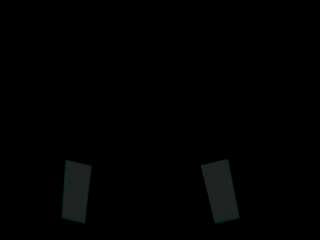
#> input picture frame 36 of target_samples/field_static.avi, 320 x 240 px
$ python FalconAlgorithim.py
#> lines starting #> are read from the running program, lines starting #| are printed output that depends on the picture; after the words box and inside, x2 and y2 are one past the last pixel; in counts of white or black regions, pixels touching at a corner belong together
import numpy as np
import cv2
import FalconEyeMap

# Creates a capture from the specified camera or file
cap = cv2.VideoCapture('field_static.avi')
distance = 0

while 1:
    _, frame = cap.read()
#> frame is the input picture: shape (240, 320, 3); mean B, G, R 1.4, 1.4, 1.2

    # Converts frame to grayscale, then to a binary image
    grayscale = cv2.cvtColor(frame, cv2.COLOR_BGR2GRAY)
    _, thresh = cv2.threshold(grayscale, FalconEyeMap.LOWER_BRIGHTNESS, FalconEyeMap.UPPER_BRIGHTNESS, 0)
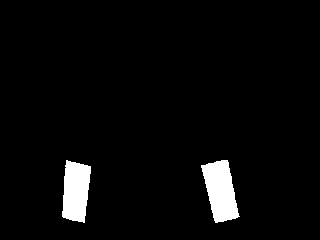
#> thresh: shape (240, 320); values 0 (black) and 40 (white), 3.9% white; 2 white regions

    rows = thresh.shape[0]
#> rows = 240
    cols = thresh.shape[1]
#> cols = 320

    # Finds the contours of everything within the brightness threshold
    contours, hierarchy = cv2.findContours(thresh, cv2.RETR_TREE, cv2.CHAIN_APPROX_SIMPLE)
#> contours = 2 contours; box (x1, y1, x2, y2) and area: (201, 160, 240, 223) 1486, (62, 160, 91, 223) 1332

    # First check: ensures there are at least two contours
    contoursLen = len(contours)
#> contoursLen = 2
    i = 0

    if len(contours) >= 2:
        while i < contoursLen:
            currContour = contours[i]
            # Filters out contours with small areas
            if cv2.contourArea(currContour) < FalconEyeMap.CONTOUR_SIZE_THRESHOLD:
                del contours[i]
                i-=1
                contoursLen-=1
            i+=1
#> this loop made 2 passes
#> i on passes 1 to 2: 1, 2
#> after the loop, contoursLen = 2; i = 2
        # Sorts contours by area, from largest to smallest
        contours = sorted(contours, key=lambda x: cv2.contourArea(x), reverse=True)
        for contour in contours:
            rect = cv2.minAreaRect(contour)
            aspectRatio = rect[1][0] / rect[1][1]
            # Filters out contours with different aspect ratios than the vision targets
            # Also determines whether the contour is a right or left vision target
            if aspectRatio > (FalconEyeMap.TARGET_ASPECT_RATIO_RIGHT - FalconEyeMap.TARGET_ASPECT_RATIO_RIGHT*FalconEyeMap.TARGET_ASPECT_RATIO_PERCENTAGE) and aspectRatio < (FalconEyeMap.TARGET_ASPECT_RATIO_RIGHT + FalconEyeMap.TARGET_ASPECT_RATIO_RIGHT*FalconEyeMap.TARGET_ASPECT_RATIO_PERCENTAGE):
                None
                # [29 lines of commented-out code are left out]
            elif aspectRatio > (FalconEyeMap.TARGET_ASPECT_RATIO_LEFT - FalconEyeMap.TARGET_ASPECT_RATIO_LEFT*FalconEyeMap.TARGET_ASPECT_RATIO_PERCENTAGE) and aspectRatio < (FalconEyeMap.TARGET_ASPECT_RATIO_LEFT + FalconEyeMap.TARGET_ASPECT_RATIO_LEFT*FalconEyeMap.TARGET_ASPECT_RATIO_PERCENTAGE):
                angle = rect[2]
                # Confirms contour is a left vision target
                if angle > (FalconEyeMap.TARGET_ANGLE_DEGREES_LEFT + FalconEyeMap.TARGET_ANGLE_DEGREES_LEFT*FalconEyeMap.TARGET_ANGLE_PERCENTAGE) and angle < (FalconEyeMap.TARGET_ANGLE_DEGREES_LEFT - FalconEyeMap.TARGET_ANGLE_DEGREES_LEFT*FalconEyeMap.TARGET_ANGLE_PERCENTAGE):
                    cx = rect[0][0]
                    cy = rect[0][1]
                    contourWidth = rect[1][1]
                    contourHeight = rect[1][0]

                    # Creates a range of interest to the right of the contour
                    rightmostCol = int(cx + 3*contourHeight)
                    leftmostCol = int(cx - contourHeight)
                    upperRow = int(cy + 2*contourHeight)
                    lowerRow = int(cy - 2*contourHeight)

                    # Ensures the range of interest fits within the frame
                    if rightmostCol >= cols:
                        rightmostCol = cols
                    if leftmostCol <= 0:
                        leftmostCol = 0
                    if upperRow >= rows:
                        upperRow = rows
                    if lowerRow <= 0:
                        lowerRow = 0

                    roi = thresh[lowerRow:upperRow, leftmostCol:rightmostCol]
                    subframe = frame[lowerRow:upperRow, leftmostCol:rightmostCol]
                    cv2.imshow("Roi", roi)
                    roiContours, hierarchy = cv2.findContours(roi, cv2.RETR_TREE, cv2.CHAIN_APPROX_SIMPLE)
                    if len(roiContours) >= 2:
                        for roiContour in roiContours:
                            roiRect = cv2.minAreaRect(roiContour)
                            aspectRatio = roiRect[1][0] / rect[1][1]
                            if aspectRatio > (FalconEyeMap.TARGET_ASPECT_RATIO_RIGHT - FalconEyeMap.TARGET_ASPECT_RATIO_RIGHT*FalconEyeMap.TARGET_ASPECT_RATIO_PERCENTAGE) and aspectRatio < (FalconEyeMap.TARGET_ASPECT_RATIO_RIGHT + FalconEyeMap.TARGET_ASPECT_RATIO_RIGHT*FalconEyeMap.TARGET_ASPECT_RATIO_PERCENTAGE):
                                angle = roiRect[2]
                                if angle > (FalconEyeMap.TARGET_ANGLE_DEGREES_RIGHT + FalconEyeMap.TARGET_ANGLE_DEGREES_RIGHT*FalconEyeMap.TARGET_ANGLE_PERCENTAGE) and angle < (FalconEyeMap.TARGET_ANGLE_DEGREES_RIGHT - FalconEyeMap.TARGET_ANGLE_DEGREES_RIGHT*FalconEyeMap.TARGET_ANGLE_PERCENTAGE):
                                    cx2 = roiRect[0][0]
                                    cy2 = roiRect[0][1]
                                    midpoint = int((cx + cx2)/2)
                                    distance = abs(int)

                    cv2.drawContours(subframe, roiContours, -1, (0,255,0), 3)
                    frame[lowerRow:upperRow, leftmostCol:rightmostCol] = subframe
                    break
#> this loop made 2 passes
#> (rect, cx, cy, contourWidth, contourHeight) on pass 2: (((75.05, 191), (59.85, 25.73), -83.66), 75.05, 191, 25.73, 59.85)
#> rect on pass 1: ((220.7, 190.7), (27.42, 59.99), -13.39)
#> pass 2, `roi = thresh[lowerRow:upperRow, leftmostCol:rightmostCol]`:
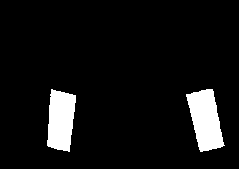
#> roi: shape (169, 239); values 0 (black) and 40 (white), 7.4% white; 2 white regions, box (x1, y1, x2, y2) and area: (186, 89, 225, 152) 1569, (47, 89, 76, 152) 1412
#> pass 2, `subframe = frame[lowerRow:upperRow, leftmostCol:rightmostCol]`:
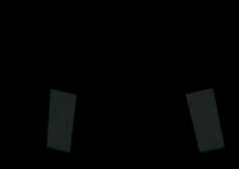
#> subframe: shape (169, 239, 3); mean B, G, R 2.6, 2.7, 2.2
#> after the loop:
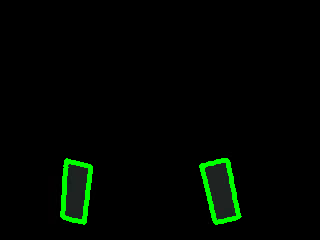
#> frame: shape (240, 320, 3); 2.06% of pixels changed, all inside (x1, y1, x2, y2) = (60, 158, 242, 225)
#> after the loop:
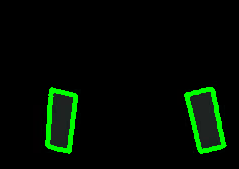
#> subframe: shape (169, 239, 3); 3.92% of pixels changed, all inside (x1, y1, x2, y2) = (45, 87, 227, 154)
#> after the loop, contourHeight = 59.85; contourWidth = 25.73; cx = 75.05; cy = 191; leftmostCol = 15; lowerRow = 71; rightmostCol = 254; upperRow = 240

    cv2.imshow("frame", frame)

    k = cv2.waitKey(5) & 0xFF
#> (key Esc is pressed here)
    if k == 27:
        break

cap.release()

cv2.destroyAllWindows()
